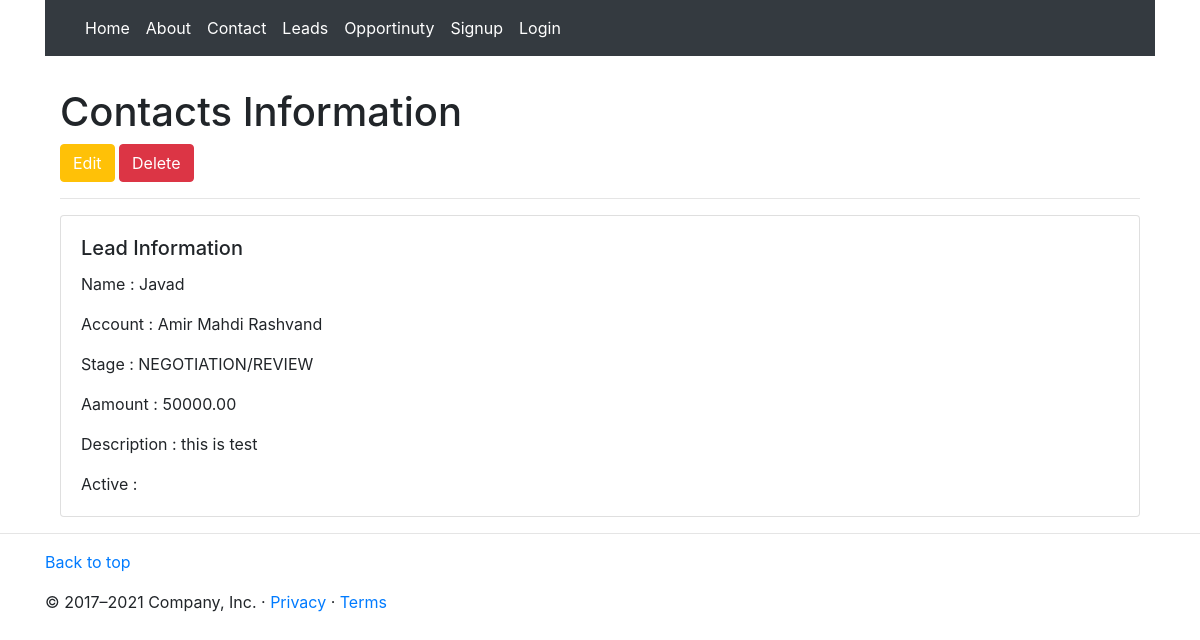
Screenshot of /opp/list/2 with the database file from the repository.
### Opportunity/models.py (models this page shows, shortened)
class Opportinuty(models.Model):
    name         = models.CharField(max_length=50)
    account      = models.ForeignKey(Account, on_delete=models.CASCADE)
    stage        = models.CharField(max_length=50, choices=STAGE_CHOICES)
    amount       = models.DecimalField(max_digits=12, decimal_places=2)
    lead_souce   = models.CharField(max_length=50)
    probility    = models.CharField(max_length=50)
    contacts     = models.ManyToManyField(Contact)
    closed_by    = models.ForeignKey(User, on_delete=models.CASCADE)
    description  = models.TextField()
    created_by   = models.ForeignKey(User, on_delete=models.CASCADE,related_name='created_by_opportinuty',)
    is_active    = models.BooleanField(default=False)

### Account/models.py (models this page shows)
class Account(models.Model):
    name = models.CharField(max_length=200,blank=True)
    emai = models.EmailField(max_length=254)
    phone = models.CharField(max_length=50)
    industry = models.CharField(max_length=50, choices=INDUSTRY_CHOICES)
    website = models.URLField(max_length=200)
    description = models.TextField()
    assigned_to = models.ManyToManyField(User, related_name='assigner')
    created_on  = models.DateTimeField(auto_now_add=False)
    is_active = models.BooleanField(default=True)
    def __str__(self):
        return self.name

### Opportunity/views.py (the view)
# urls.py: path('list/<int:pk>',OOPDetailView.as_view(), name='detail'),
class OOPDetailView(DetailView):
    model = Opportinuty
    context_object_name = 'oop'
    template_name = 'detail.html'

### Opportunity/templates/detail.html (shortened to what this page needs)
{% extends 'base.html' %}
{% load static %}
{% load bootstrap4 %}
{% block content %}
    <div class="container">
         <h1 class="mt-2 pt-4 h1">Contacts Information </h1>
                  <a href="{% url 'opp:update' oop.pk %}"><input type="submit" value="Edit" class="btn btn-warning text-white" /></a>
                  <a href="{% url 'opp:delete' oop.pk %}"><input type="submit" value="Delete" class="btn btn-danger" /></a>
         <hr>
    <div class="card mb-3">
        <div class="card-body">
          <h5 class="card-title">Lead Information</h5>
          <p class="card-text">Name          : {{ oop.name}}</p>
          <p class="card-text">Account          : {{oop.account}}</p>
          <p class="card-text">Stage        : {{oop.stage}}</p>
          <p class="card-text">Aamount        : {{oop.amount}}</p>
          <p class="card-text">Description  : {{oop.description}}</p>
          <p class="card-text">Active :  {{oop.active }}</p>
        </div>
      </div>
</div>
{% endblock %}

### rows the page displays
Opportinuty: name "Javad", account "Amir Mahdi Rashvand", stage "NEGOTIATION/REVIEW", amount "50000.00", description "this is test"
